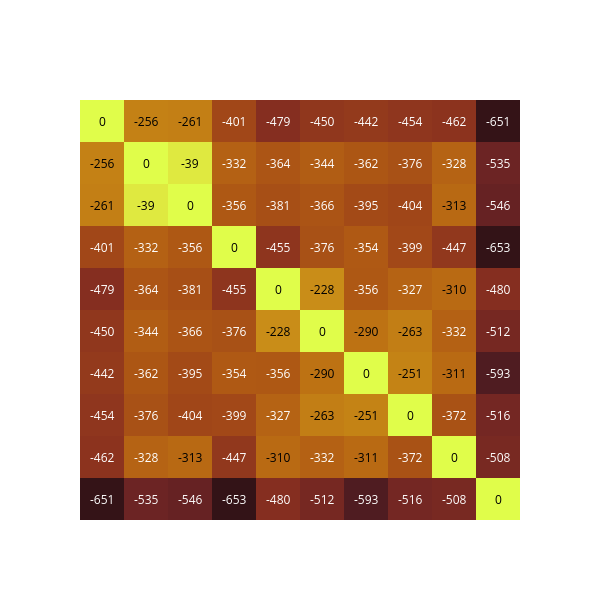

Notebook code for this chart:
### Code cell
T.save_data(traces=traces_long_exc, pwds=pwds_long_exc, suffix='_min8_exc_')
import matplotlib.pyplot as plt
print('Number of traces in analysis: ', pwds_long_exc.shape[0])
pwds_mean=np.round(-np.nanmean(pwds_long_exc, axis=0),0).astype(int)
plt.imshow(pwds_mean, cmap='hot')

import plotly.figure_factory as ff
fig = ff.create_annotated_heatmap(pwds_mean,colorscale= 'solar')
fig.update_layout(
    width = 600,
    height = 600,
    yaxis_autorange="reversed"
)
fig.show()

### Figure 1 — Plotly figure (JSON) as saved in the notebook; plotly's stock layout.template omitted (floating-point values rounded to 4 significant figures)
{"data": [{"colorscale": [[0, "rgb(51, 19, 23)"], [0.09091, "rgb(79, 28, 33)"], [0.1818, "rgb(108, 36, 36)"], [0.2727, "rgb(135, 47, 32)"], [0.3636, "rgb(157, 66, 25)"], [0.4545, "rgb(174, 88, 20)"], [0.5455, "rgb(188, 111, 19)"], [0.6364, "rgb(199, 137, 22)"], [0.7273, "rgb(209, 164, 32)"], [0.8182, "rgb(217, 192, 44)"], [0.9091, "rgb(222, 222, 59)"], [1, "rgb(224, 253, 74)"]], "reversescale": false, "showscale": false, "type": "heatmap", "z": [[0, -256, -261, -401, -479, -450, -442, -454, -462, -651], [-256, 0, -39, -332, -364, -344, -362, -376, -328, -535], [-261, -39, 0, -356, -381, -366, -395, -404, -313, -546], [-401, -332, -356, 0, -455, -376, -354, -399, -447, -653], [-479, -364, -381, -455, 0, -228, -356, -327, -310, -480], [-450, -344, -366, -376, -228, 0, -290, -263, -332, -512], [-442, -362, -395, -354, -356, -290, 0, -251, -311, -593], [-454, -376, -404, -399, -327, -263, -251, 0, -372, -516], [-462, -328, -313, -447, -310, -332, -311, -372, 0, -508], [-651, -535, -546, -653, -480, -512, -593, -516, -508, 0]]}], "layout": {"annotations": [{"font": {"color": "#000000"}, "showarrow": false, "text": "0", "x": 0, "xref": "x", "y": 0, "yref": "y"}, {"font": {"color": "#000000"}, "showarrow": false, "text": "-256", "x": 1, "xref": "x", "y": 0, "yref": "y"}, {"font": {"color": "#000000"}, "showarrow": false, "text": "-261", "x": 2, "xref": "x", "y": 0, "yref": "y"}, {"font": {"color": "#FFFFFF"}, "showarrow": false, "text": "-401", "x": 3, "xref": "x", "y": 0, "yref": "y"}, {"font": {"color": "#FFFFFF"}, "showarrow": false, "text": "-479", "x": 4, "xref": "x", "y": 0, "yref": "y"}, {"font": {"color": "#FFFFFF"}, "showarrow": false, "text": "-450", "x": 5, "xref": "x", "y": 0, "yref": "y"}, {"font": {"color": "#FFFFFF"}, "showarrow": false, "text": "-442", "x": 6, "xref": "x", "y": 0, "yref": "y"}, {"font": {"color": "#FFFFFF"}, "showarrow": false, "text": "-454", "x": 7, "xref": "x", "y": 0, "yref": "y"}, {"font": {"color": "#FFFFFF"}, "showarrow": false, "text": "-462", "x": 8, "xref": "x", "y": 0, "yref": "y"}, {"font": {"color": "#FFFFFF"}, "showarrow": false, "text": "-651", "x": 9, "xref": "x", "y": 0, "yref": "y"}, {"font": {"color": "#000000"}, "showarrow": false, "text": "-256", "x": 0, "xref": "x", "y": 1, "yref": "y"}, {"font": {"color": "#000000"}, "showarrow": false, "text": "0", "x": 1, "xref": "x", "y": 1, "yref": "y"}, {"font": {"color": "#000000"}, "showarrow": false, "text": "-39", "x": 2, "xref": "x", "y": 1, "yref": "y"}, {"font": {"color": "#FFFFFF"}, "showarrow": false, "text": "-332", "x": 3, "xref": "x", "y": 1, "yref": "y"}, {"font": {"color": "#FFFFFF"}, "showarrow": false, "text": "-364", "x": 4, "xref": "x", "y": 1, "yref": "y"}, {"font": {"color": "#FFFFFF"}, "showarrow": false, "text": "-344", "x": 5, "xref": "x", "y": 1, "yref": "y"}, {"font": {"color": "#FFFFFF"}, "showarrow": false, "text": "-362", "x": 6, "xref": "x", "y": 1, "yref": "y"}, {"font": {"color": "#FFFFFF"}, "showarrow": false, "text": "-376", "x": 7, "xref": "x", "y": 1, "yref": "y"}, {"font": {"color": "#FFFFFF"}, "showarrow": false, "text": "-328", "x": 8, "xref": "x", "y": 1, "yref": "y"}, {"font": {"color": "#FFFFFF"}, "showarrow": false, "text": "-535", "x": 9, "xref": "x", "y": 1, "yref": "y"}, {"font": {"color": "#000000"}, "showarrow": false, "text": "-261", "x": 0, "xref": "x", "y": 2, "yref": "y"}, {"font": {"color": "#000000"}, "showarrow": false, "text": "-39", "x": 1, "xref": "x", "y": 2, "yref": "y"}, {"font": {"color": "#000000"}, "showarrow": false, "text": "0", "x": 2, "xref": "x", "y": 2, "yref": "y"}, {"font": {"color": "#FFFFFF"}, "showarrow": false, "text": "-356", "x": 3, "xref": "x", "y": 2, "yref": "y"}, {"font": {"color": "#FFFFFF"}, "showarrow": false, "text": "-381", "x": 4, "xref": "x", "y": 2, "yref": "y"}, {"font": {"color": "#FFFFFF"}, "showarrow": false, "text": "-366", "x": 5, "xref": "x", "y": 2, "yref": "y"}, {"font": {"color": "#FFFFFF"}, "showarrow": false, "text": "-395", "x": 6, "xref": "x", "y": 2, "yref": "y"}, {"font": {"color": "#FFFFFF"}, "showarrow": false, "text": "-404", "x": 7, "xref": "x", "y": 2, "yref": "y"}, {"font": {"color": "#000000"}, "showarrow": false, "text": "-313", "x": 8, "xref": "x", "y": 2, "yref": "y"}, {"font": {"color": "#FFFFFF"}, "showarrow": false, "text": "-546", "x": 9, "xref": "x", "y": 2, "yref": "y"}, {"font": {"color": "#FFFFFF"}, "showarrow": false, "text": "-401", "x": 0, "xref": "x", "y": 3, "yref": "y"}, {"font": {"color": "#FFFFFF"}, "showarrow": false, "text": "-332", "x": 1, "xref": "x", "y": 3, "yref": "y"}, {"font": {"color": "#FFFFFF"}, "showarrow": false, "text": "-356", "x": 2, "xref": "x", "y": 3, "yref": "y"}, {"font": {"color": "#000000"}, "showarrow": false, "text": "0", "x": 3, "xref": "x", "y": 3, "yref": "y"}, {"font": {"color": "#FFFFFF"}, "showarrow": false, "text": "-455", "x": 4, "xref": "x", "y": 3, "yref": "y"}, {"font": {"color": "#FFFFFF"}, "showarrow": false, "text": "-376", "x": 5, "xref": "x", "y": 3, "yref": "y"}, {"font": {"color": "#FFFFFF"}, "showarrow": false, "text": "-354", "x": 6, "xref": "x", "y": 3, "yref": "y"}, {"font": {"color": "#FFFFFF"}, "showarrow": false, "text": "-399", "x": 7, "xref": "x", "y": 3, "yref": "y"}, {"font": {"color": "#FFFFFF"}, "showarrow": false, "text": "-447", "x": 8, "xref": "x", "y": 3, "yref": "y"}, {"font": {"color": "#FFFFFF"}, "showarrow": false, "text": "-653", "x": 9, "xref": "x", "y": 3, "yref": "y"}, {"font": {"color": "#FFFFFF"}, "showarrow": false, "text": "-479", "x": 0, "xref": "x", "y": 4, "yref": "y"}, {"font": {"color": "#FFFFFF"}, "showarrow": false, "text": "-364", "x": 1, "xref": "x", "y": 4, "yref": "y"}, {"font": {"color": "#FFFFFF"}, "showarrow": false, "text": "-381", "x": 2, "xref": "x", "y": 4, "yref": "y"}, {"font": {"color": "#FFFFFF"}, "showarrow": false, "text": "-455", "x": 3, "xref": "x", "y": 4, "yref": "y"}, {"font": {"color": "#000000"}, "showarrow": false, "text": "0", "x": 4, "xref": "x", "y": 4, "yref": "y"}, {"font": {"color": "#000000"}, "showarrow": false, "text": "-228", "x": 5, "xref": "x", "y": 4, "yref": "y"}, {"font": {"color": "#FFFFFF"}, "showarrow": false, "text": "-356", "x": 6, "xref": "x", "y": 4, "yref": "y"}, {"font": {"color": "#FFFFFF"}, "showarrow": false, "text": "-327", "x": 7, "xref": "x", "y": 4, "yref": "y"}, {"font": {"color": "#000000"}, "showarrow": false, "text": "-310", "x": 8, "xref": "x", "y": 4, "yref": "y"}, {"font": {"color": "#FFFFFF"}, "showarrow": false, "text": "-480", "x": 9, "xref": "x", "y": 4, "yref": "y"}, {"font": {"color": "#FFFFFF"}, "showarrow": false, "text": "-450", "x": 0, "xref": "x", "y": 5, "yref": "y"}, {"font": {"color": "#FFFFFF"}, "showarrow": false, "text": "-344", "x": 1, "xref": "x", "y": 5, "yref": "y"}, {"font": {"color": "#FFFFFF"}, "showarrow": false, "text": "-366", "x": 2, "xref": "x", "y": 5, "yref": "y"}, {"font": {"color": "#FFFFFF"}, "showarrow": false, "text": "-376", "x": 3, "xref": "x", "y": 5, "yref": "y"}, {"font": {"color": "#000000"}, "showarrow": false, "text": "-228", "x": 4, "xref": "x", "y": 5, "yref": "y"}, {"font": {"color": "#000000"}, "showarrow": false, "text": "0", "x": 5, "xref": "x", "y": 5, "yref": "y"}, {"font": {"color": "#000000"}, "showarrow": false, "text": "-290", "x": 6, "xref": "x", "y": 5, "yref": "y"}, {"font": {"color": "#000000"}, "showarrow": false, "text": "-263", "x": 7, "xref": "x", "y": 5, "yref": "y"}, {"font": {"color": "#FFFFFF"}, "showarrow": false, "text": "-332", "x": 8, "xref": "x", "y": 5, "yref": "y"}, {"font": {"color": "#FFFFFF"}, "showarrow": false, "text": "-512", "x": 9, "xref": "x", "y": 5, "yref": "y"}, {"font": {"color": "#FFFFFF"}, "showarrow": false, "text": "-442", "x": 0, "xref": "x", "y": 6, "yref": "y"}, {"font": {"color": "#FFFFFF"}, "showarrow": false, "text": "-362", "x": 1, "xref": "x", "y": 6, "yref": "y"}, {"font": {"color": "#FFFFFF"}, "showarrow": false, "text": "-395", "x": 2, "xref": "x", "y": 6, "yref": "y"}, {"font": {"color": "#FFFFFF"}, "showarrow": false, "text": "-354", "x": 3, "xref": "x", "y": 6, "yref": "y"}, {"font": {"color": "#FFFFFF"}, "showarrow": false, "text": "-356", "x": 4, "xref": "x", "y": 6, "yref": "y"}, {"font": {"color": "#000000"}, "showarrow": false, "text": "-290", "x": 5, "xref": "x", "y": 6, "yref": "y"}, {"font": {"color": "#000000"}, "showarrow": false, "text": "0", "x": 6, "xref": "x", "y": 6, "yref": "y"}, {"font": {"color": "#000000"}, "showarrow": false, "text": "-251", "x": 7, "xref": "x", "y": 6, "yref": "y"}, {"font": {"color": "#000000"}, "showarrow": false, "text": "-311", "x": 8, "xref": "x", "y": 6, "yref": "y"}, {"font": {"color": "#FFFFFF"}, "showarrow": false, "text": "-593", "x": 9, "xref": "x", "y": 6, "yref": "y"}, {"font": {"color": "#FFFFFF"}, "showarrow": false, "text": "-454", "x": 0, "xref": "x", "y": 7, "yref": "y"}, {"font": {"color": "#FFFFFF"}, "showarrow": false, "text": "-376", "x": 1, "xref": "x", "y": 7, "yref": "y"}, {"font": {"color": "#FFFFFF"}, "showarrow": false, "text": "-404", "x": 2, "xref": "x", "y": 7, "yref": "y"}, {"font": {"color": "#FFFFFF"}, "showarrow": false, "text": "-399", "x": 3, "xref": "x", "y": 7, "yref": "y"}, {"font": {"color": "#FFFFFF"}, "showarrow": false, "text": "-327", "x": 4, "xref": "x", "y": 7, "yref": "y"}, {"font": {"color": "#000000"}, "showarrow": false, "text": "-263", "x": 5, "xref": "x", "y": 7, "yref": "y"}, {"font": {"color": "#000000"}, "showarrow": false, "text": "-251", "x": 6, "xref": "x", "y": 7, "yref": "y"}, {"font": {"color": "#000000"}, "showarrow": false, "text": "0", "x": 7, "xref": "x", "y": 7, "yref": "y"}, {"font": {"color": "#FFFFFF"}, "showarrow": false, "text": "-372", "x": 8, "xref": "x", "y": 7, "yref": "y"}, {"font": {"color": "#FFFFFF"}, "showarrow": false, "text": "-516", "x": 9, "xref": "x", "y": 7, "yref": "y"}, {"font": {"color": "#FFFFFF"}, "showarrow": false, "text": "-462", "x": 0, "xref": "x", "y": 8, "yref": "y"}, {"font": {"color": "#FFFFFF"}, "showarrow": false, "text": "-328", "x": 1, "xref": "x", "y": 8, "yref": "y"}, {"font": {"color": "#000000"}, "showarrow": false, "text": "-313", "x": 2, "xref": "x", "y": 8, "yref": "y"}, {"font": {"color": "#FFFFFF"}, "showarrow": false, "text": "-447", "x": 3, "xref": "x", "y": 8, "yref": "y"}, {"font": {"color": "#000000"}, "showarrow": false, "text": "-310", "x": 4, "xref": "x", "y": 8, "yref": "y"}, {"font": {"color": "#FFFFFF"}, "showarrow": false, "text": "-332", "x": 5, "xref": "x", "y": 8, "yref": "y"}, {"font": {"color": "#000000"}, "showarrow": false, "text": "-311", "x": 6, "xref": "x", "y": 8, "yref": "y"}, {"font": {"color": "#FFFFFF"}, "showarrow": false, "text": "-372", "x": 7, "xref": "x", "y": 8, "yref": "y"}, {"font": {"color": "#000000"}, "showarrow": false, "text": "0", "x": 8, "xref": "x", "y": 8, "yref": "y"}, {"font": {"color": "#FFFFFF"}, "showarrow": false, "text": "-508", "x": 9, "xref": "x", "y": 8, "yref": "y"}, {"font": {"color": "#FFFFFF"}, "showarrow": false, "text": "-651", "x": 0, "xref": "x", "y": 9, "yref": "y"}, {"font": {"color": "#FFFFFF"}, "showarrow": false, "text": "-535", "x": 1, "xref": "x", "y": 9, "yref": "y"}, {"font": {"color": "#FFFFFF"}, "showarrow": false, "text": "-546", "x": 2, "xref": "x", "y": 9, "yref": "y"}, {"font": {"color": "#FFFFFF"}, "showarrow": false, "text": "-653", "x": 3, "xref": "x", "y": 9, "yref": "y"}, {"font": {"color": "#FFFFFF"}, "showarrow": false, "text": "-480", "x": 4, "xref": "x", "y": 9, "yref": "y"}, {"font": {"color": "#FFFFFF"}, "showarrow": false, "text": "-512", "x": 5, "xref": "x", "y": 9, "yref": "y"}, {"font": {"color": "#FFFFFF"}, "showarrow": false, "text": "-593", "x": 6, "xref": "x", "y": 9, "yref": "y"}, {"font": {"color": "#FFFFFF"}, "showarrow": false, "text": "-516", "x": 7, "xref": "x", "y": 9, "yref": "y"}, {"font": {"color": "#FFFFFF"}, "showarrow": false, "text": "-508", "x": 8, "xref": "x", "y": 9, "yref": "y"}, {"font": {"color": "#000000"}, "showarrow": false, "text": "0", "x": 9, "xref": "x", "y": 9, "yref": "y"}], "height": 600, "width": 600, "xaxis": {"autorange": true, "gridcolor": "rgb(0, 0, 0)", "range": [-0.5, 9.5], "showticklabels": false, "side": "top", "ticks": ""}, "yaxis": {"autorange": true, "range": [9.5, -0.5], "showticklabels": false, "ticks": "", "ticksuffix": "  "}}}
